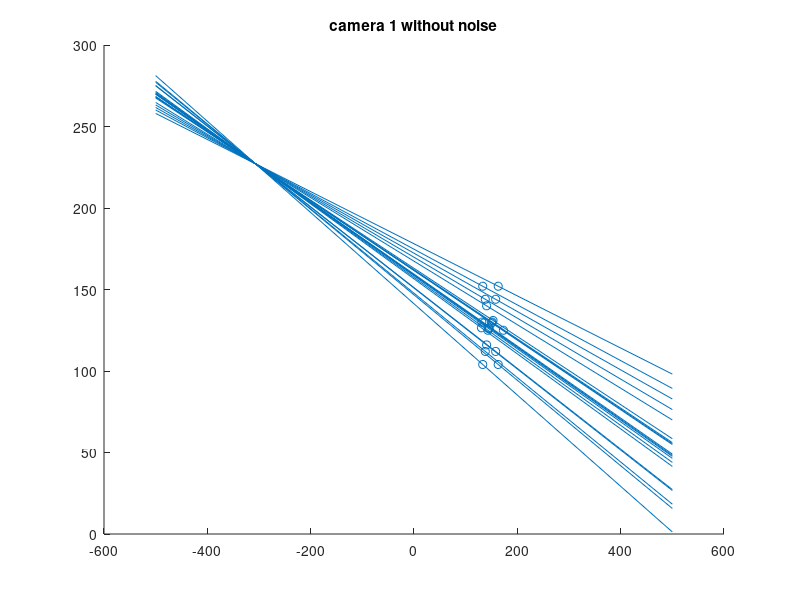
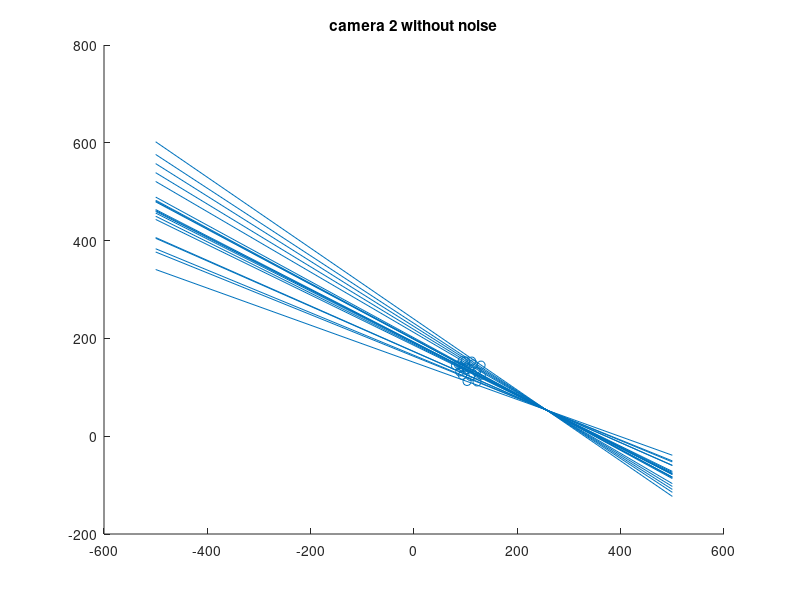

Here is the MATLAB script that generated these plots, in order: (Note: this script raises an error after producing the figures.)
%Visual Perception
%Lab Report 3: Epipolar lines
%Author:Raabid Hussain

close all;
clc;
clear;

%number of points and sigma of noise
num=20;
noise=0.5;

%step 1
%%%%%%%%%%%%%%%%%%%%%%%%%%%%%%%%%%%%%%%%%%%%%%%%%%%%%%%%%%%%%%%%%%%%%%%%%%%
%defining camera 1 parameters
au1 = 100;
av1 = 120;
uo1 = 128;
vo1 = 128;
R1=eye(3);
T1=[0;0;0];

%step 2
%%%%%%%%%%%%%%%%%%%%%%%%%%%%%%%%%%%%%%%%%%%%%%%%%%%%%%%%%%%%%%%%%%%%%%%%%%%
%defining camera 2 parameters
au2 = 90;
av2 = 110;
uo2 = 128;
vo2 = 128;
ax = 0.1;
by = pi/4;
cz = 0.2;
tx = -1000;
ty = 190;
tz = 230;

%step 3
%%%%%%%%%%%%%%%%%%%%%%%%%%%%%%%%%%%%%%%%%%%%%%%%%%%%%%%%%%%%%%%%%%%%%%%%%%%
%defining intrinsic matrix of camera 1
A1=[au1 0 uo1;0 av1 vo1;0 0 1];

%defining intrinsic matrix of camera 2
A2=[au2 0 uo2;0 av2 vo2;0 0 1 ];

%defining transformation between two cameras
R=[1 0 0;0 cos(ax) -sin(ax);0 sin(ax) cos(ax)]*[cos(by) 0 sin(by); 0 1 0;-sin(by) 0 cos(by)]*[cos(cz) -sin(cz) 0;sin(cz) cos(cz) 0; 0 0 1];
T=[tx;ty;tz];

%step 4
%%%%%%%%%%%%%%%%%%%%%%%%%%%%%%%%%%%%%%%%%%%%%%%%%%%%%%%%%%%%%%%%%%%%%%%%%%%
%antisymmetric matrix of translation
t=[0 -tz ty;tz 0 -tx;-ty tx 0];

%fundamental matrix
F=inv(A2')*R'*t*inv(A1);
F=F/F(3,3);


%step 5
%%%%%%%%%%%%%%%%%%%%%%%%%%%%%%%%%%%%%%%%%%%%%%%%%%%%%%%%%%%%%%%%%%%%%%%%%%%
%defining data points
V(:,1) = [100;-400;2000;1];
V(:,2) = [300;-400;3000;1];
V(:,3) = [500;-400;4000;1];
V(:,4) = [700;-400;2000;1];
V(:,5) = [900;-400;3000;1];
V(:,6) = [100;-50;4000;1];
V(:,7) = [300;-50;2000;1];
V(:,8) = [500;-50;3000;1];
V(:,9) = [700;-50;4000;1];
V(:,10) = [900;-50;2000;1];
V(:,11) = [100;50;3000;1];
V(:,12) = [300;50;4000;1];
V(:,13) = [500;50;2000;1];
V(:,14) = [700;50;3000;1];
V(:,15) = [900;50;4000;1];
V(:,16) = [100;400;2000;1];
V(:,17) = [300;400;3000;1];
V(:,18) = [500;400;4000;1];
V(:,19) = [700;400;2000;1];
V(:,20) = [900;400;3000;1];

%for changing the points comment above 20 lines and uncomment the next
%three lines
% for i=1:num
%     V(:,i)=[round(rand*1000);round(rand*800)-400;round(randn*2000)+2000;1];
% end


%step 6
%%%%%%%%%%%%%%%%%%%%%%%%%%%%%%%%%%%%%%%%%%%%%%%%%%%%%%%%%%%%%%%%%%%%%%%%%%%
%Intrinsic and Extrinsic matrices
I1=[au1 0 uo1 0;0 av1 vo1 0;0 0 1 0];
I2=[au2 0 uo2 0;0 av2 vo2 0;0 0 1 0];
E2=[R' -R'*T];
E2=[E2;0 0 0 1];
E1=[R1 T1];
E1=[E1;0 0 0 1];
%Transformation from 3d to 2d camera planes
c1=I1*E1*V;
c2=I2*E2*V;
%normalizing the 2d points
for i=1:num
    c1(1,i)=c1(1,i)/c1(3,i);
    c1(2,i)=c1(2,i)/c1(3,i);
    c1(3,i)=c1(3,i)/c1(3,i);
    c2(1,i)=c2(1,i)/c2(3,i);
    c2(2,i)=c2(2,i)/c2(3,i);
    c2(3,i)=c2(3,i)/c2(3,i);
end


%step 7
%%%%%%%%%%%%%%%%%%%%%%%%%%%%%%%%%%%%%%%%%%%%%%%%%%%%%%%%%%%%%%%%%%%%%%%%%%%
%plotting 2D camera planes
figure(1);
scatter(c1(1,:),c1(2,:));
title('camera 1 without noise');

figure(2);
scatter(c2(1,:),c2(2,:));
title('camera 2 without noise');



%step 8
%%%%%%%%%%%%%%%%%%%%%%%%%%%%%%%%%%%%%%%%%%%%%%%%%%%%%%%%%%%%%%%%%%%%%%%%%%%
%8 point linear least square methods
for i=1:num
    U(i,:)=[c1(1,i)*c2(1,i) c1(2,i)*c2(1,i) c2(1,i) c1(1,i)*c2(2,i) c1(2,i)*c2(2,i) c2(2,i) c1(1,i) c1(2,i)];
end

A=-(U'*U);
b=U'*ones(num,1);
f=A\b;
f=[f; 1];
f8LMS=reshape(f,3,3)';

%step 9
%%%%%%%%%%%%%%%%%%%%%%%%%%%%%%%%%%%%%%%%%%%%%%%%%%%%%%%%%%%%%%%%%%%%%%%%%%%
%comparing fundamental matrices
F
f8LMS

%step 10
%%%%%%%%%%%%%%%%%%%%%%%%%%%%%%%%%%%%%%%%%%%%%%%%%%%%%%%%%%%%%%%%%%%%%%%%%%%
C1=f8LMS*c1;
C2=f8LMS'*c2;

%epipolar lines
for i=1:num
    m2(i)=-C1(1,i)/C1(2,i);
    d2(i)=-C1(3,i)/C1(2,i);
    m1(i)=-C2(1,i)/C2(2,i);
    d1(i)=-C2(3,i)/C2(2,i);
end

%plotting epipolar lines on camera 1
figure(1);
for i=1:num
    y11(i)=m1(i)*-500 + d1(i);
    y12(i)=m1(i)*500 + d1(i);
    line([-500 500],[y11(i) y12(i)]);
    hold on;
end

%plotting epipolar lines on camera 2
figure(2);
for i=1:num
    y21(i)=m2(i)*-500 + d2(i);
    y22(i)=m2(i)*500 + d2(i);
    line([-500 500],[y21(i) y22(i)]);
    hold on;
end

%epipolar points
[ep1x ep1y]=polyxpoly([-500 500],[y11(1) y12(1)],[-500 500],[y11(num) y12(num)])
[ep2x ep2y]=polyxpoly([-500 500],[y21(1) y22(1)],[-500 500],[y21(num) y22(num)])


%step 11
%%%%%%%%%%%%%%%%%%%%%%%%%%%%%%%%%%%%%%%%%%%%%%%%%%%%%%%%%%%%%%%%%%%%%%%%%%%
%adding noise to 2d points
n1=c1(1:2,:);
n1=n1+noise*randn(2,num)
n1=[n1;ones(1,num)]
n2=c2(1:2,:);
n2=n2+noise*randn(2,num);
n2=[n2;ones(1,num)];


%plotting 2D noisy points on new camera planes
figure(3);
scatter(n1(1,:),n1(2,:));
title('camera 1 noisy LMS');

figure(4);
scatter(n2(1,:),n2(2,:));
title('camera 2 noisy LMS');


%step 12
%%%%%%%%%%%%%%%%%%%%%%%%%%%%%%%%%%%%%%%%%%%%%%%%%%%%%%%%%%%%%%%%%%%%%%%%%%%
%8 point linear least square methods with noisy points
for i=1:num
    U(i,:)=[n1(1,i)*n2(1,i) n1(2,i)*n2(1,i) n2(1,i) n1(1,i)*n2(2,i) n1(2,i)*n2(2,i) n2(2,i) n1(1,i) n1(2,i)];
end

A=-(U'*U);
b=U'*ones(num,1);
f=A\b;
f=[f; 1];
f8LMS=reshape(f,3,3)';

%comparing fundamental matrices
F
f8LMS

C1=f8LMS*n1;
C2=f8LMS'*n2;

%epipolar lines without SVD
for i=1:num
    m2(i)=-C1(1,i)/C1(2,i);
    d2(i)=-C1(3,i)/C1(2,i);
    m1(i)=-C2(1,i)/C2(2,i);
    d1(i)=-C2(3,i)/C2(2,i);
end

%plotting epipolar lines on camera 1 without SVD
figure(3);
for i=1:num
    y11(i)=m1(i)*-500 + d1(i);
    y12(i)=m1(i)*500 + d1(i);
    line([-500 500],[y11(i) y12(i)]);
    hold on;
end

%plotting epipolar lines on camera 2 without SVD
figure(4);
for i=1:num
    y21(i)=m2(i)*-500 + d2(i);
    y22(i)=m2(i)*500 + d2(i);
    line([-500 500],[y21(i) y22(i)]);
    hold on;
end

%measuring distance errors
dS1=zeros(num,1);
dS2=zeros(num,1);
for i=1:num
    Q2=[500;y12(i)];
    Q1=[-500;y11(i)];
    P=[n1(1,i);n1(2,i)];
    dS1(i) = abs(det([Q2-Q1,P-Q1]))/norm(Q2-Q1); % for col. vectors
end
for i=1:num
    Q2=[500;y22(i)];
    Q1=[-500;y21(i)];
    P=[n2(1,i);n2(2,i)];
    dS2(i) = abs(det([Q2-Q1,P-Q1]))/norm(Q2-Q1); % for col. vectors
end

%using SVD to force rank of F to 2
[Us,S,V] = svd(f8LMS);
[~,i]=min(diag(S));
S(i,i)=0;
f8LMS=Us*S*V'

%replotting epipolar geometry
C1=f8LMS*n1;
C2=f8LMS'*n2;

%epipolar lines
for i=1:num
    m2(i)=-C1(1,i)/C1(2,i);
    d2(i)=-C1(3,i)/C1(2,i);
    m1(i)=-C2(1,i)/C2(2,i);
    d1(i)=-C2(3,i)/C2(2,i);
end

%plotting epipolar lines on camera 1
figure(3);
for i=1:num
    y11(i)=m1(i)*-500 + d1(i);
    y12(i)=m1(i)*500 + d1(i);
    plot([-500 500],[y11(i) y12(i)],'r');
    hold on;
end

%approximating the epipolar point
[ep1x ep1y]=polyxpoly([-500 500],[y11(1) y12(1)],[-500 500],[y11(num) y12(num)])
scatter(ep1x,ep1y)

%plotting epipolar lines on camera 2
figure(4);
for i=1:num
    y21(i)=m2(i)*-500 + d2(i);
    y22(i)=m2(i)*500 + d2(i);
    plot([-500 500],[y21(i) y22(i)],'r');
    hold on;
end

%approximating the epipolar point
[ep2x ep2y]=polyxpoly([-500 500],[y21(1) y22(1)],[-500 500],[y21(num) y22(num)])
scatter(ep2x,ep2y)



%step 13
%%%%%%%%%%%%%%%%%%%%%%%%%%%%%%%%%%%%%%%%%%%%%%%%%%%%%%%%%%%%%%%%%%%%%%%%%%%
%change noise variable from 0.5 to 1 in the beginning of code and rerun


%step 14
%%%%%%%%%%%%%%%%%%%%%%%%%%%%%%%%%%%%%%%%%%%%%%%%%%%%%%%%%%%%%%%%%%%%%%%%%%%
%using eigen analysis to coumpute fundamental matrix
for i=1:num
    U2(i,:)=[c1(1,i)*c2(1,i) c1(2,i)*c2(1,i) c2(1,i) c1(1,i)*c2(2,i) c1(2,i)*c2(2,i) c2(2,i) c1(1,i) c1(2,i) 1];
end
%eigen decompositon
[U,D,V]=svd(U2);
f9Eig=reshape(V(:,9),3,3)';
f9Eig=f9Eig/f9Eig(3,3);
%comparing the results
F
f9Eig


%step 15
%%%%%%%%%%%%%%%%%%%%%%%%%%%%%%%%%%%%%%%%%%%%%%%%%%%%%%%%%%%%%%%%%%%%%%%%%%%

%plotting 2D noisy points on new camera planes
figure(5);
scatter(n1(1,:),n1(2,:));
title('camera 1 noisy Eigen');

figure(6);
scatter(n2(1,:),n2(2,:));
title('camera 2 noisy Eigen');


%Egien Analysis methods with noisy points
for i=1:num
    U2(i,:)=[n1(1,i)*n2(1,i) n1(2,i)*n2(1,i) n2(1,i) n1(1,i)*n2(2,i) n1(2,i)*n2(2,i) n2(2,i) n1(1,i) n1(2,i) 1];
end
%eigen decompositon
[U,D,V]=svd(U2);
f9Eig=reshape(V(:,9),3,3)';
f9Eig=f9Eig/f9Eig(3,3);
%comparing the results
F
f9Eig

%3D points from 2d poiints
C1=f9Eig*n1;
C2=f9Eig'*n2;

%epipolar lines without SVD
for i=1:num
    m2(i)=-C1(1,i)/C1(2,i);
    d2(i)=-C1(3,i)/C1(2,i);
    m1(i)=-C2(1,i)/C2(2,i);
    d1(i)=-C2(3,i)/C2(2,i);
end

%plotting epipolar lines on camera 1 without SVD
figure(5);
for i=1:num
    y11(i)=m1(i)*-500 + d1(i);
    y12(i)=m1(i)*500 + d1(i);
    line([-500 500],[y11(i) y12(i)]);
    hold on;
end

%plotting epipolar lines on camera 2 without SVD
figure(6);
for i=1:num
    y21(i)=m2(i)*-500 + d2(i);
    y22(i)=m2(i)*500 + d2(i);
    line([-500 500],[y21(i) y22(i)]);
    hold on;
end

%mean distance
dE1=zeros(num,1);
dE2=zeros(num,1);

for i=1:num
    Q2=[500;y12(i)];
    Q1=[-500;y11(i)];
    P=[n1(1,i);n1(2,i)];
    dE1(i) = abs(det([Q2-Q1,P-Q1]))/norm(Q2-Q1); % for col. vectors
end
for i=1:num
    Q2=[500;y22(i)];
    Q1=[-500;y21(i)];
    P=[n2(1,i);n2(2,i)];
    dE2(i) = abs(det([Q2-Q1,P-Q1]))/norm(Q2-Q1); % for col. vectors
end


%using SVD to force rank of F to 2
[Us,S,V] = svd(f9Eig);
[~,i]=min(diag(S));
S(i,i)=0;
f9Eig=Us*S*V'

%replotting epipolar geometry
C1=f9Eig*n1;
C2=f9Eig'*n2;

%epipolar lines
for i=1:num
    m2(i)=-C1(1,i)/C1(2,i);
    d2(i)=-C1(3,i)/C1(2,i);
    m1(i)=-C2(1,i)/C2(2,i);
    d1(i)=-C2(3,i)/C2(2,i);
end

%plotting epipolar lines and point on camera 1
figure(5);
for i=1:num
    y11(i)=m1(i)*-500 + d1(i);
    y12(i)=m1(i)*500 + d1(i);
    plot([-500 500],[y11(i) y12(i)],'r');
    hold on;
end
%approximating epipolar point
[ep1x ep1y]=polyxpoly([-500 500],[y11(1) y12(1)],[-500 500],[y11(num) y12(num)])
scatter(ep1x,ep1y)

%plotting epipolar lines and point on camera 2
figure(6);
for i=1:num
    y21(i)=m2(i)*-500 + d2(i);
    y22(i)=m2(i)*500 + d2(i);
    plot([-500 500],[y21(i) y22(i)],'r');
    hold on;
end
%approximating epipolar point
[ep2x ep2y]=polyxpoly([-500 500],[y21(1) y22(1)],[-500 500],[y21(num) y22(num)])
scatter(ep2x,ep2y)

%change noise variable at the beginning of code to increase the noise
%accordingly

%step 16
%%%%%%%%%%%%%%%%%%%%%%%%%%%%%%%%%%%%%%%%%%%%%%%%%%%%%%%%%%%%%%%%%%%%%%%%%
%mean errors
dE=(mean(dE1)+mean(dE2))/2
dS=(mean(dS1)+mean(dS2))/2


%standard deviation
sE1=0;
sS1=0;
sE2=0;
sS2=0;

for i=1:num
    sE1=sE1+ (dE1(i)-mean(dE1)).^2;
    sE2=sE2+ (dE2(i)-mean(dE2)).^2;
    sS1=sS1+ (dS1(i)-mean(dS1)).^2;
    sS2=sS2+ (dS2(i)-mean(dS2)).^2;
end

sE=sqrt((sE1+sE2)/(2*num))
sS=sqrt((sS1+sS2)/(2*num))


